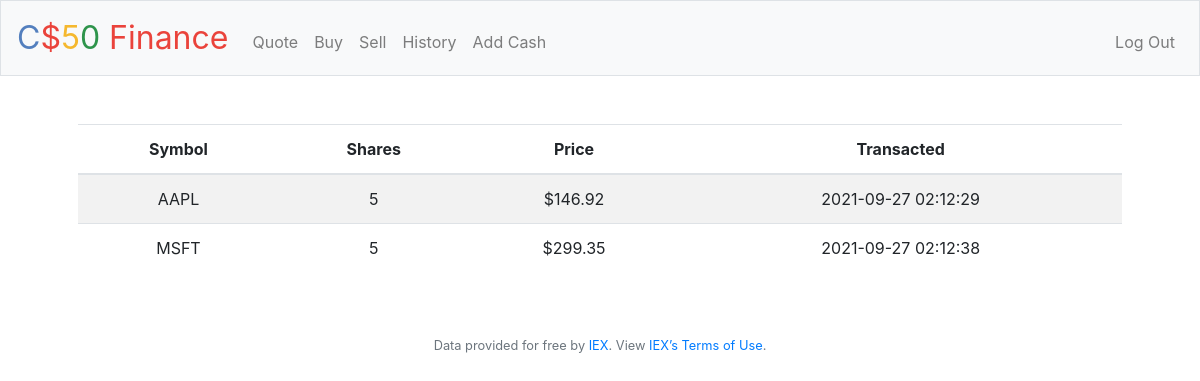
Screenshot of /history (signed in) with the database file from the repository.
### tables this page shows
CREATE TABLE history (
Symbol varchar(10),
Shares int,
Price int,
Date datetime
);

### application.py (the view)
@app.route("/history")
@login_required
def history():
    history = db.execute("SELECT * FROM history")
    return render_template("history.html", stocks=history, usd=usd)

### application.py (called while the page is built)
@app.after_request
def after_request(response):
    response.headers["Cache-Control"] = "no-cache, no-store, must-revalidate"
    response.headers["Expires"] = 0
    response.headers["Pragma"] = "no-cache"
    return response

### helpers.py (called while the page is built)
def login_required(f):
    @wraps(f)
    def decorated_function(*args, **kwargs):
        if session.get("user_id") is None:
            return redirect("/login")
        return f(*args, **kwargs)
    return decorated_function

def usd(value):
    return f"${value:,.2f}"

### templates/history.html (shortened to what this page needs)
{% extends "layout.html" %}
{% block main %}
    <table class="table table-striped">
        <thead>
            <th>Symbol</th>
            <th>Shares</th>
            <th>Price</th>
            <th>Transacted</th>
        </thead>
        <tbody>
            {% for stock in stocks %}
                <tr>
                    <td>{{ stock["Symbol"] }}</td>
                    <td>{{ stock["Shares"] }}</td>
                    <td>{{ usd(stock["Price"]) }}</td>
                    <td>{{ stock["Date"] }}</td>
                </tr>
            {% endfor %}
        </tbody>
    </table>
{% endblock %}

### rows the page displays
history: Symbol "AAPL", Shares "5", Price "$146.92", Date "2021-09-27 02:12:29"
history: Symbol "MSFT", Shares "5", Price "$299.35", Date "2021-09-27 02:12:38"
